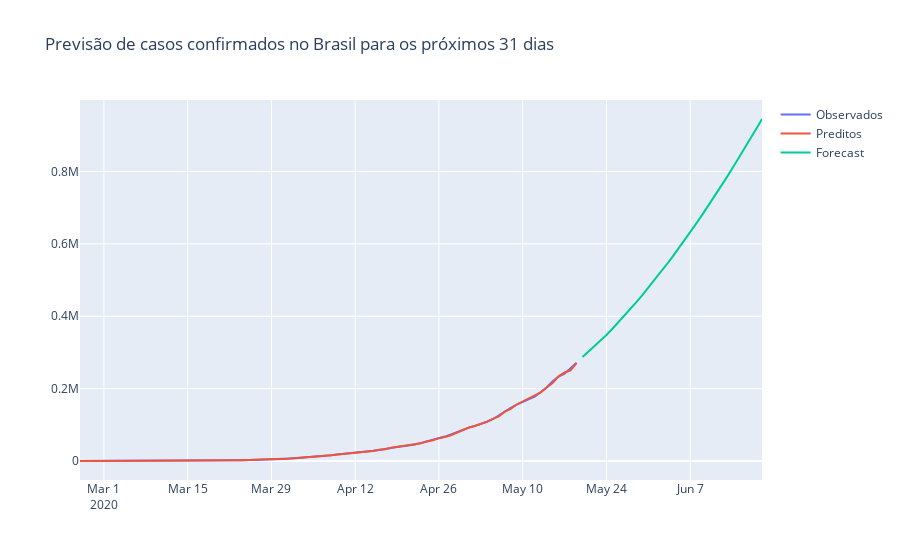

The cell this chart's notebook holds for it:
### Code cell
fig = go.Figure(go.Scatter(
    x=confirmados.index, y=confirmados, name='Observados'
))

fig.add_trace(go.Scatter(
    x=confirmados.index, y=modelo.predict_in_sample(), name='Preditos'
))

fig.add_trace(go.Scatter(
    x=pd.date_range('2020-05-20', '2020-06-20'), y=modelo.predict(31), name='Forecast'
))

fig.update_layout(title='Previsão de casos confirmados no Brasil para os próximos 31 dias')
fig.show()
